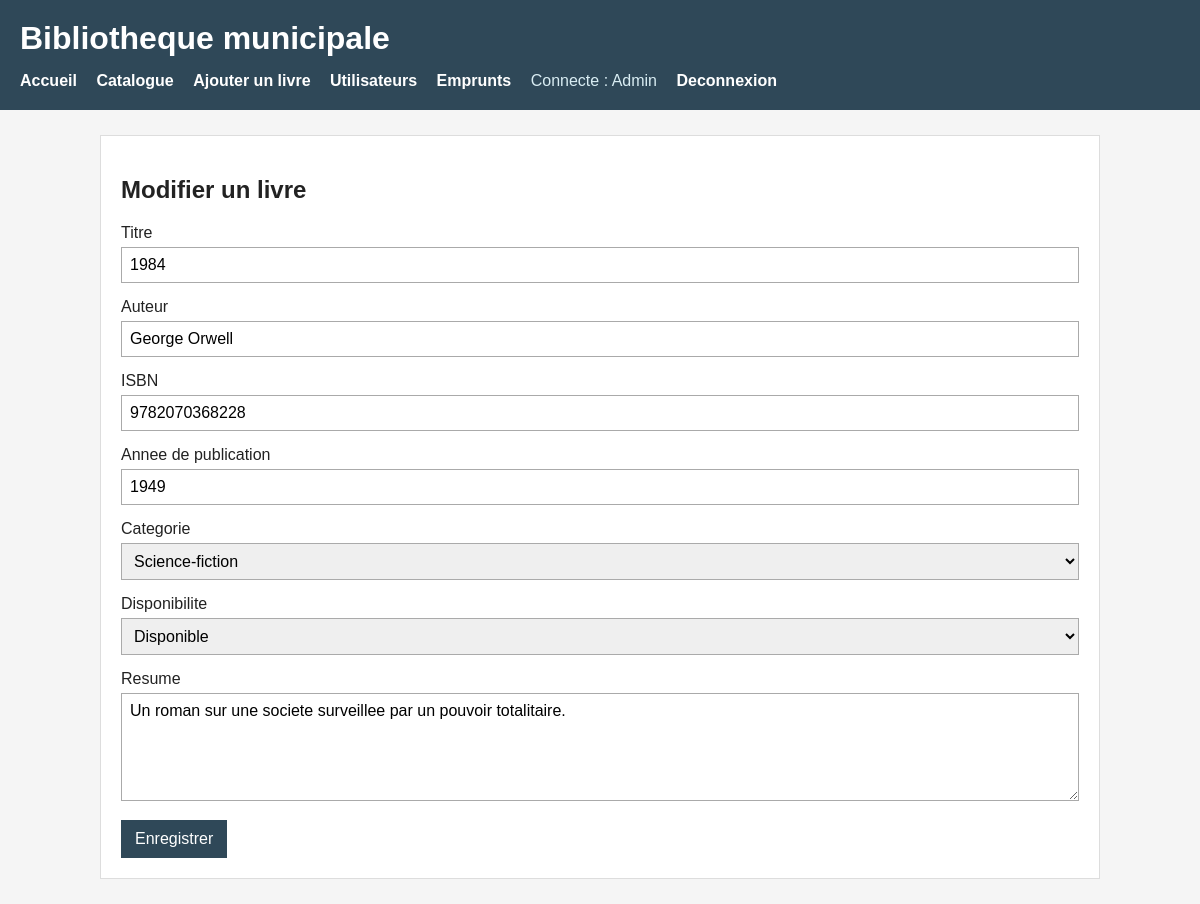
The page /modifier_livre.php?id=2 (signed in) on the database its author committed.
### tables this page shows
CREATE TABLE livres (
    id INT AUTO_INCREMENT PRIMARY KEY,
    titre VARCHAR(200) NOT NULL,
    auteur VARCHAR(150) NOT NULL,
    isbn VARCHAR(30) NOT NULL UNIQUE,
    annee_publication INT NULL,
    resume TEXT,
    categorie_id INT,
    disponible TINYINT(1) NOT NULL DEFAULT 1,
    FOREIGN KEY (categorie_id) REFERENCES categories(id)
);

CREATE TABLE categories (
    id INT AUTO_INCREMENT PRIMARY KEY,
    nom VARCHAR(100) NOT NULL UNIQUE
);

### public/modifier_livre.php (the view, shortened to what this page needs)
<?php
$pdo = connexionBDD();
$id = (int) ($_GET['id'] ?? 0);
$categories = $pdo->query("SELECT id, nom FROM categories ORDER BY nom")->fetchAll(PDO::FETCH_ASSOC);
$requete = $pdo->prepare("SELECT * FROM livres WHERE id = :id");
$requete->execute(['id' => $id]);
$livre = $requete->fetch(PDO::FETCH_ASSOC);
    ?>
    <?php
$titre = $livre['titre'];
$auteur = $livre['auteur'];
$isbn = $livre['isbn'];
$annee = $livre['annee_publication'];
$resume = $livre['resume'];
$categorie_id = $livre['categorie_id'];
$disponible = $livre['disponible'];
include __DIR__ . '/../templates/header.php';
?>
<section class="bloc">
    <h2>Modifier un livre</h2>
    <form method="post" class="formulaire">
        <label for="titre">Titre</label>
        <input type="text" id="titre" name="titre" value="<?= htmlspecialchars($titre) ?>">
        <label for="auteur">Auteur</label>
        <input type="text" id="auteur" name="auteur" value="<?= htmlspecialchars($auteur) ?>">
        <label for="isbn">ISBN</label>
        <input type="text" id="isbn" name="isbn" value="<?= htmlspecialchars($isbn) ?>">
        <label for="annee_publication">Annee de publication</label>
        <input type="number" id="annee_publication" name="annee_publication" value="<?= htmlspecialchars($annee) ?>">
        <label for="categorie_id">Categorie</label>
        <select id="categorie_id" name="categorie_id">
            <?php foreach ($categories as $categorie): ?>
                <option value="<?= (int) $categorie['id'] ?>" <?= (int) $categorie_id === (int) $categorie['id'] ? 'selected' : '' ?>>
                    <?= htmlspecialchars($categorie['nom']) ?>
                </option>
            <?php endforeach; ?>
        </select>
        <label for="disponible">Disponibilite</label>
        <select id="disponible" name="disponible">
            <option value="1" <?= (int) $disponible === 1 ? 'selected' : '' ?>>Disponible</option>
        </select>
        <label for="resume">Resume</label>
        <textarea id="resume" name="resume" rows="5"><?= htmlspecialchars($resume) ?></textarea>
        <button type="submit">Enregistrer</button>
    </form>
</section>
<?php include __DIR__ . '/../templates/footer.php'; ?>

### assets/css/style.css (style rules this page uses)
body { margin: 0; font-family: Arial, sans-serif; background: #f5f5f5; color: #222; }
.bloc { background: white; padding: 20px; border: 1px solid #ddd; }
input, select, textarea, button { font: inherit; }
input, select, textarea { box-sizing: border-box; width: 100%; padding: 8px; margin: 5px 0 15px 0; border: 1px solid #aaa; }
button, .bouton { display: inline-block; background: #2f4858; color: white; border: 0; padding: 10px 14px; text-decoration: none; cursor: pointer; }

### rows shown on the page
livres: titre "1984", auteur "George Orwell", isbn "9782070368228", annee_publication "1949", categorie_id "Science-fiction", disponible "Disponible", resume "Un roman sur une societe surveillee par un pouvoir totalitaire."

### other values the page prints
nomUtilisateur() "Admin"
